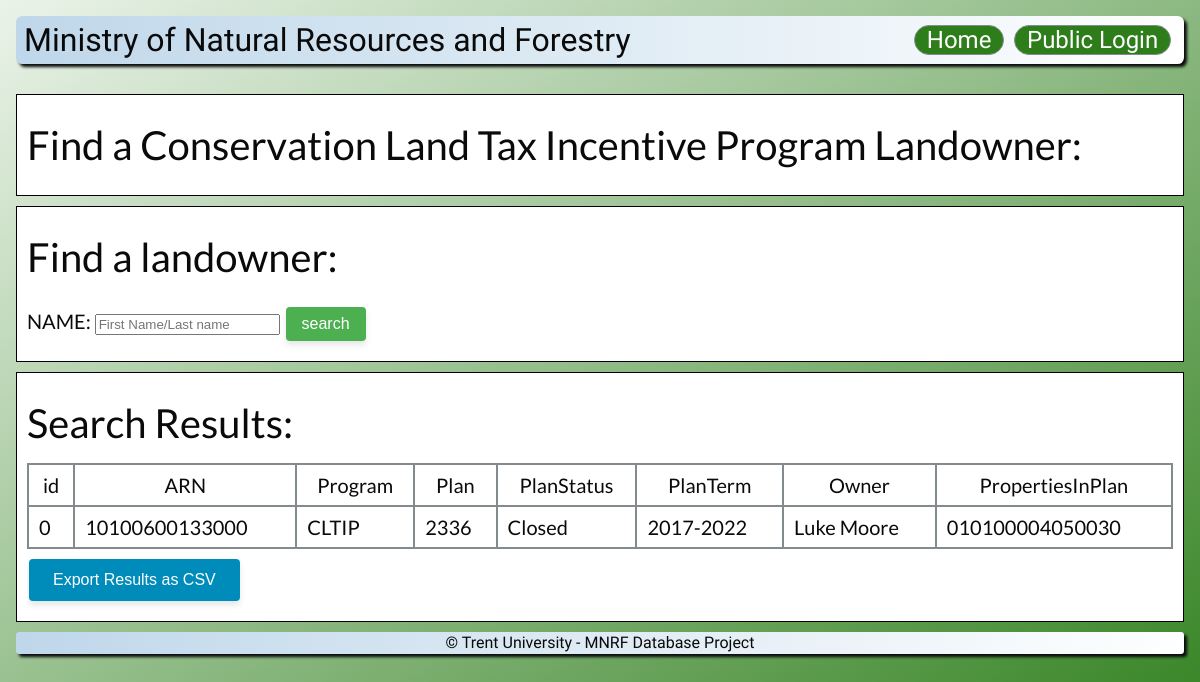
The page /pages/cltip-landowners.php on the database its author committed.
### tables this page shows
CREATE TABLE `records` (
  `id` int(11) NOT NULL,
  `ARN` bigint(15) NOT NULL,
  `Program` enum('MFTIP','CLTIP') DEFAULT NULL,
  `Plan` int(11) DEFAULT NULL,
  `PlanStatus` varchar(255) DEFAULT NULL,
  `PlanTerm` varchar(255) DEFAULT NULL,
  `Owner` varchar(255) DEFAULT NULL,
  `PropertiesInPlan` text DEFAULT NULL
);

### pages/cltip-landowners.php (the view, shortened to what this page needs)
<?php
$pdo = connectDB();
if (isset($_POST['rNumber'])) {
    $rNumber = $_POST['rNumber'];
    $query = "SELECT * FROM records WHERE program = 'CLTIP' AND ARN='" . $rNumber . "'";
} else if (isset($_POST['plan'])) {
    $plan = str_replace(' ', '', $_POST['plan']);
    $query = "SELECT * FROM records WHERE program = 'CLTIP' AND Plan='" . $plan . "'";
} else if (isset($_POST['landlordName'])) {
    $landlordName = $_POST['landlordName'];
    $query = "SELECT * FROM records WHERE program = 'CLTIP' AND (Owner LIKE '%" . $landlordName . "%' OR Owner LIKE '%" . $landlordName . "%')";
} else {
    $query = "SELECT * FROM records WHERE program = 'CLTIP'";
}
$stmt = $pdo->prepare($query);
$stmt->execute();
$hasEntries = $stmt->rowCount() > 0;
$row = $stmt->fetchAll(PDO::FETCH_ASSOC);
$columnNames = !empty($row) ? array_keys($row[0]) : [];
?>
<!DOCTYPE html>
<html lang="en">
<head>
    <?php include "../includes/metadata.php" ?>
    <link rel="stylesheet" href="styles/master.css" />
</head>
<body>
<?php include '../includes/header.php'; ?>
<section class="section-box">
        <h1 class="section-title">Find a Conservation Land Tax Incentive Program Landowner:</h1>
    </section>
    <section class="section-box">
        <h1 class="section-title">Find a landowner:</h1>
        <form class="search_form" method="POST">
            NAME: <input type="text" name="landlordName" placeholder="First Name/Last name" />
            <input type="submit" value="search" class="search-btn" />
        </form>
    </section>
    <section class="section-box">
        <h1 class="section-title">Search Results:</h1>
        <?php
        if (!$hasEntries) {
            echo "<p>No entries found.</p>";
        } else {
        ?>
            <div class="results">
                <table class="resultsTable">
                    <thead>
                        <tr>
                            <?php foreach ($columnNames as $column) : ?>
                                <th scope="col">
                                    <?= $column ?>
                                </th>
                            <?php endforeach; ?>
                        </tr>
                    </thead>
                    <tbody>
                        <?php
                        foreach ($row as $rowData) : ?>
                            <tr>
                                <?php foreach ($rowData as $item) : ?>
                                    <td scope="row">
                                        <?= $item ?>
                                    </td>
                                <?php endforeach ?>
                            </tr>
                        <?php endforeach ?>
                    </tbody>
                </table>
                <form id="export_form" method="post" action="export_records.php">
        <button type="submit" name="export" class="export-btn">Export Results as CSV</button>
    </form>
            </div>
        <?php } ?>
    </section>
    <?php include "../includes/footer.php" ?>
</html>

### styles/master.css (style rules this page uses)
:root { --offblack: #0A0A0B; --dullgreen: #2D7E1A; --bluetint: #BFD7EA; --softgray: #848B8E; --offwhite: #FEFFFE; min-height: 100vh; font-family: "Lato", sans-serif; color: var(--offblack); background-image: linear-gradient(to top left, var(--dullgreen), var(--offwhite) 110%); background-repeat: no-repeat; }
body { padding: 1rem; }
.results { height: 75%; overflow: auto; }
.resultsTable { display: table; width: 100%; }
.resultsTable, .resultsTable th, .resultsTable td { border-collapse: collapse; border: 0.1em solid #848B8E; box-sizing: border-box; padding: 0.5em; }
.section-box { border: 1px solid black; background-color: white; padding: 10px; margin: 10px 0; }
.section-title { margin-top: 20px; font-size: 2em; margin-bottom: 20px; }
body { font-size: 20px; }
.export-btn { background-color: #008CBA; border: none; color: white; text-align: center; display: inline-block; font-size: 1rem; padding: 12px 24px; margin: 10px 2px; cursor: pointer; text-decoration: none; border-radius: 4px; box-shadow: 0 4px 6px rgba(0, 0, 0, 0.1); transition: all 0.3s ease; }
.resultsTable thead { position: sticky; top: 0; background-color: var(--offwhite); }

### pages/cltip-landowners.php (style rules this page uses)
.export-btn { background-color: #008CBA; border: none; color: white; text-align: center; display: inline-block; font-size: 1rem; padding: 12px 24px; margin: 10px 2px; cursor: pointer; text-decoration: none; border-radius: 4px; box-shadow: 0 4px 6px rgba(0, 0, 0, 0.1); transition: all 0.3s ease; }
.search-btn { background-color: #4CAF50; border: none; color: white; text-align: center; display: inline-block; font-size: 1rem; padding: 8px 16px; margin: 10px 2px; cursor: pointer; text-decoration: none; border-radius: 4px; box-shadow: 0 4px 6px rgba(0, 0, 0, 0.1); transition: all 0.3s ease; }

### rows shown on the page
records: id "0", ARN "10100600133000", Program "CLTIP", Plan "2336", PlanStatus "Closed", PlanTerm "2017-2022", Owner "Luke Moore", PropertiesInPlan "010100004050030"

### other values the page prints
$column "id"
$column "ARN"
$column "Program"
$column "Plan"
$column "PlanStatus"
$column "PlanTerm"
$column "Owner"
$column "PropertiesInPlan"
